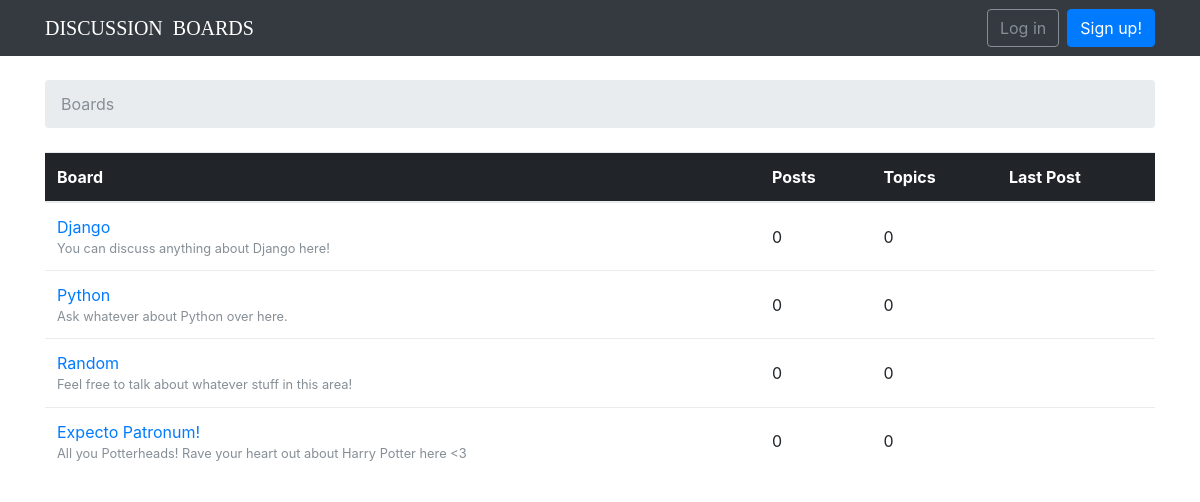
The page / on the database its author committed.
### boards/models.py (models this page shows, shortened)
class Board(models.Model):
	name = models.CharField(max_length=30, unique=True)
	description = models.CharField(max_length=150)

### boards/views.py (the view)
# urls.py: 2. Add a URL to urlpatterns:  url(r'^$', views.home, name='home')
def home(request):
	boards = Board.objects.all()
	return render(request, 'home.html', {'boards': boards})

### templates/home.html
{% extends 'base.html' %}
{% block breadcrumb %}
<li class="breadcrumb-item active">Boards</li>
{% endblock %}
{% block content %}
		<table class="table">
			<thead class="thead-inverse">
			<tr>
				<th>Board</th>
				<th>Posts</th>
				<th>Topics</th>
				<th>Last Post</th>
			</tr>
		    </thead>
		    <tbody>
		    	{% for board in boards %}
		    	  <tr>
		    	  	<td>
		    	  		<a href="{% url 'board_topics' board.pk %}">{{ board.name }}</a>
		    	  		<small class="text-muted d-block"> {{board.description }} </small>
		    	  	</td>
		    	  	<td class="align-middle">0</td>
		    	  	<td class="align-middle">0</td>
		    	  	<td></td>
		    	  </tr>
		    	{% endfor %}
		    </tbody>
		</table>
{% endblock %}

### templates/base.html (shortened to what this page needs)
{% load static %}
<!DOCTYPE html>
<html>
<head>
	<link rel="stylesheet" href="{% static 'css/bootstrap.min.css' %}">
	<link rel="stylesheet" href="{% static 'css/app.css' %}">
</head>
<body>
	{% block body %}
	<nav class="navbar navbar-expand-sm navbar-dark bg-dark">
		<div class="container">
			<a class="navbar-brand" href="{% url 'home' %}">DISCUSSION &nbspBOARDS</a>
			<div class="collapse navbar-collapse" id="mainMenu">
			  {% if user.is_authenticated %}
				<ul class="navbar-nav ml-auto">
					<li class="nav-item dropdown">
					<a class="nav-link dropdown-toggle" href="#" id="userMenu" data-toggle="dropdown" aria-haspopup="true" aria-expanded="false">
						{{ user.username }}
					</a>
					<div class="dropdown-menu dropdown-menu-right" aria-labelledby="userMenu">
						<a class="dropdown-item" href="#">My account</a>
						<a class="dropdown-item" href="#">Change password</a>
						<div class="dropdown-divider"></div>
						<a class="dropdown-item" href="{% url 'logout' %}">Log out</a>
					</div>
					</li>
				</ul>
			  {% else %}
			    <form class="form-inline ml-auto">
			    	<a href="{% url 'login' %}" class="btn btn-outline-secondary">Log in</a>
			    	<a href="{% url 'signup' %}" class="btn btn-primary ml-2">Sign up!</a>
			    </form>
			  {% endif %}
			</div>
		</div>
	</nav>
	<div class="container">
		<ol class="breadcrumb my-4">
			{% block breadcrumb %}
			{% endblock %}
		</ol>
		{% block content %}
		{% endblock %}
	</div>
	{% endblock body %}
</body>
</html>

### static/css/app.css (style rules this page uses)
.navbar-brand { font-family: 'Playfair Display SC', serif; }

### rows shown on the page
Board: name "Django", description "You can discuss anything about Django here!"
Board: name "Python", description "Ask whatever about Python over here."
Board: name "Random", description "Feel free to talk about whatever stuff in this area!"
Board: name "Expecto Patronum!", description "All you Potterheads! Rave your heart out about Harry Potter here <3"
